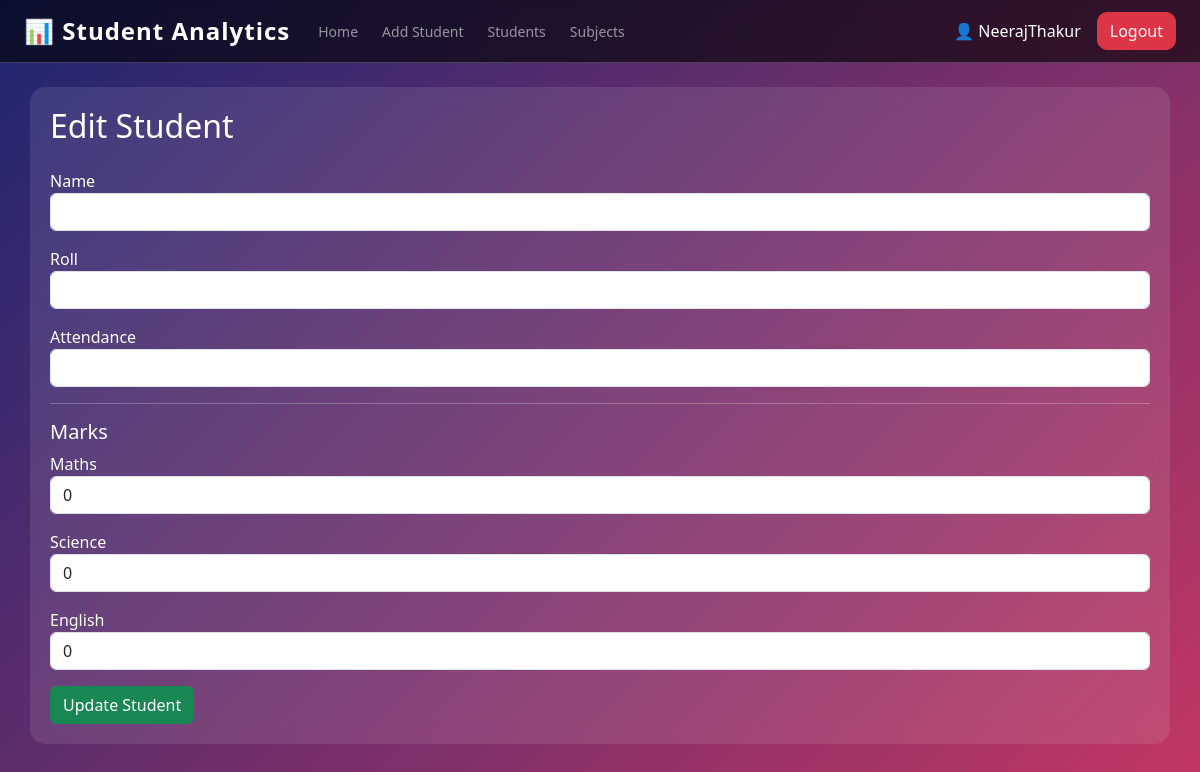
The app's page /edit/3 (signed in), older data.
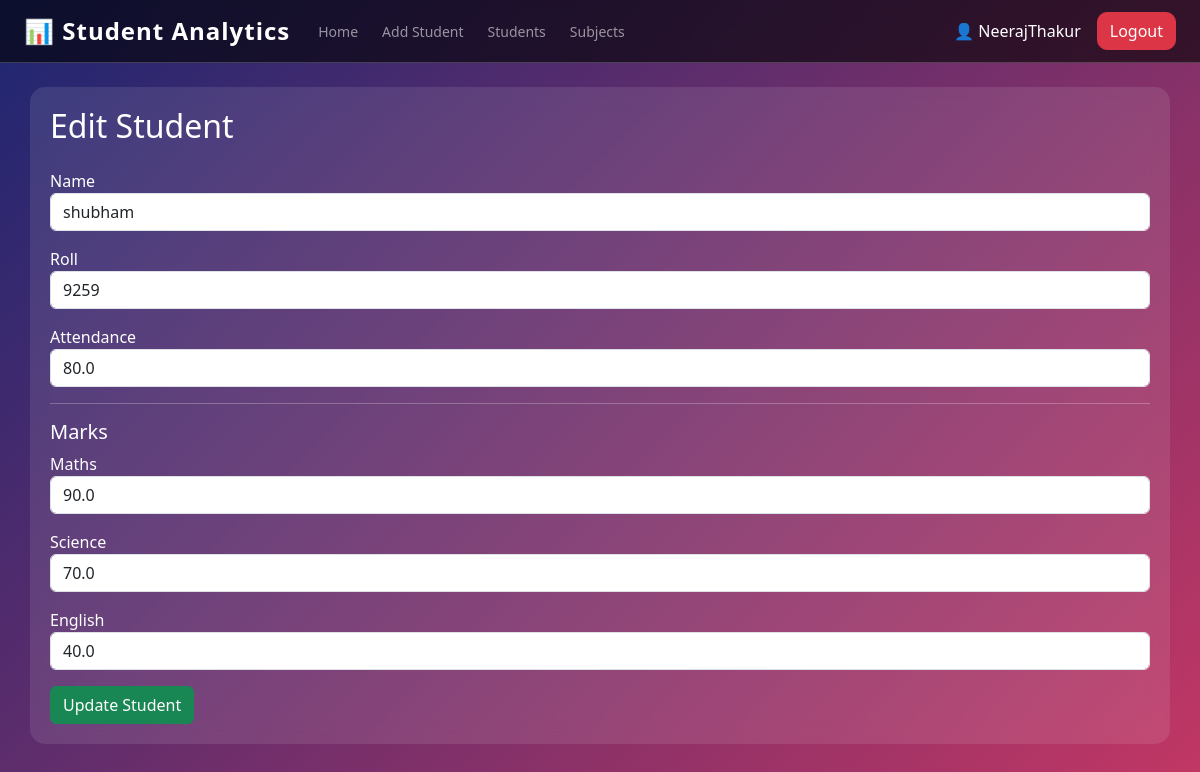
The same page, newer data.
### tables this page shows
CREATE TABLE subjects (
        id INTEGER PRIMARY KEY AUTOINCREMENT,
        subject_name TEXT UNIQUE NOT NULL
    );

CREATE TABLE students (
        id INTEGER PRIMARY KEY AUTOINCREMENT,
        name TEXT NOT NULL,
        roll INTEGER NOT NULL,
        attendance REAL NOT NULL,
        user_id INTEGER,
        FOREIGN KEY(user_id) REFERENCES users(id)
    );

CREATE TABLE marks (
        id INTEGER PRIMARY KEY AUTOINCREMENT,
        student_id INTEGER,
        subject_id INTEGER,
        marks REAL,
        FOREIGN KEY(student_id) REFERENCES students(id),
        FOREIGN KEY(subject_id) REFERENCES subjects(id)
    );

### app.py (the view)
@app.route("/edit/<int:id>")
def edit_student(id):
    if "user_id" not in session:
        return redirect("/login")
    conn = sqlite3.connect("students.db")
    cursor = conn.cursor()
    cursor.execute("SELECT * FROM students WHERE id = ? AND user_id = ?", (id, session["user_id"]))
    student = cursor.fetchone()
    cursor.execute("SELECT * FROM subjects")
    subjects = cursor.fetchall()
    cursor.execute("""
        SELECT subject_id, marks
        FROM marks
        WHERE student_id = ?
    """, (id,))
    marks_data = cursor.fetchall()
    marks_dict = {subject_id: marks for subject_id, marks in marks_data}
    conn.close()
    return render_template(
        "edit_student.html",
        student=student,
        subjects=subjects,
        marks_dict=marks_dict
    )

### templates/edit_student.html
{% extends "base.html" %}
{% block content %}
<h2 class="mb-4">Edit Student</h2>
<form method="POST" action="/update/{{ student[0] }}">
    <div class="mb-3">
        <label>Name</label>
        <input type="text" name="name" class="form-control"
               value="{{ student[1] }}" required>
    </div>
    <div class="mb-3">
        <label>Roll</label>
        <input type="number" name="roll" class="form-control"
               value="{{ student[2] }}" required>
    </div>
    <div class="mb-3">
        <label>Attendance</label>
        <input type="number" step="0.01" name="attendance"
               class="form-control"
               value="{{ student[3] }}" required>
    </div>
    <hr>
    <h5>Marks</h5>
    {% for subject in subjects %}
    <div class="mb-3">
        <label>{{ subject[1] }}</label>
        <input type="number" step="0.01"
               name="subject_{{ subject[0] }}"
               class="form-control"
               value="{{ marks_dict.get(subject[0], 0) }}"
               required>
    </div>
    {% endfor %}
    <button type="submit" class="btn btn-success">
        Update Student
    </button>
</form>
{% endblock %}

Row changes from the older to the newer data that the page shows:
added students: name "shubham", roll "9259", attendance "80.0"
shown differently, row unchanged: subjects "Maths": get "0" → (not shown)
added marks: get "90.0"
shown differently, row unchanged: subjects "Science": get "0" → (not shown)
added marks: get "70.0"
shown differently, row unchanged: subjects "English": get "0" → (not shown)
added marks: get "40.0"
